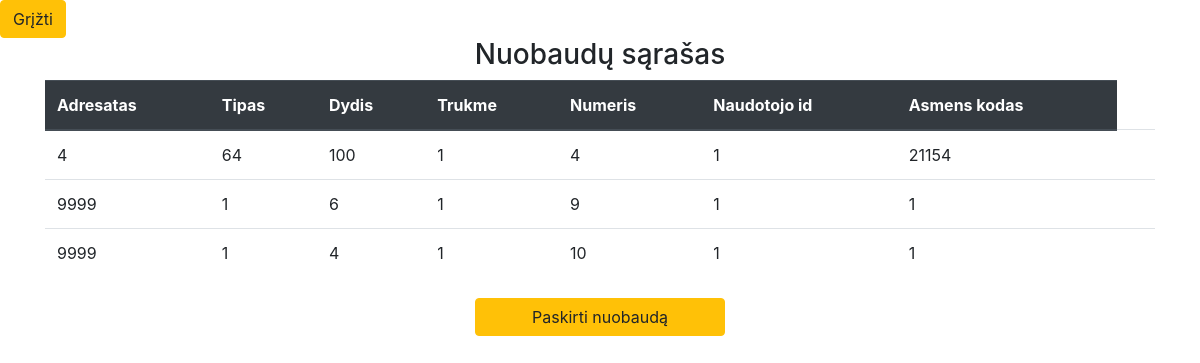
Page /Personalo-administravimas/index.php?psl=nuobauduPaskyrimas on the committed database.
### tables this page shows
CREATE TABLE `nuobauda` (
  `adresatas` varchar(255) DEFAULT NULL,
  `tipas` varchar(255) DEFAULT NULL,
  `dydis` float DEFAULT NULL,
  `trukme` varchar(255) DEFAULT NULL,
  `numeris` int(11) NOT NULL,
  `fk_Atsakingas_darbuotojasasmens_kodas` int(11) NOT NULL,
  `fk_Naudotojasid_Naudotojas` int(11) NOT NULL
);

### Personalo-administravimas/Controllers/nuobauda_controller.php (called while the page is built, shortened)
<?php
require_once("../connection.php");
$stmt = $pdo->query("SELECT * from nuobauda");
$rows = $stmt->fetchAll(PDO::FETCH_ASSOC);
$nuobaudos = [];
foreach($rows as $row)
{
    $nuobauda = new Nuobauda();
    $nuobauda->adresatas = htmlentities($row["adresatas"]);
    $nuobauda->tipas = htmlentities($row["tipas"]);
    $nuobauda->trukme = htmlentities($row["trukme"]);
    $nuobauda->dydis = htmlentities($row["dydis"]);
    $nuobauda->numeris = htmlentities($row["numeris"]);
    $nuobauda->asmens_kodas = htmlentities($row["fk_Atsakingas_darbuotojasasmens_kodas"]);
    $nuobauda->naudotojo_id = htmlentities($row["fk_Naudotojasid_Naudotojas"]);
}

### Personalo-administravimas/Views/nuobaudu_paskyrimas.php (the view, shortened to what this page needs)
<?php
require_once("Controllers/nuobauda_controller.php");
?>
<?php
$page= $_GET['act'];
	if($page == "") {?>
	<h3 class="header">Nuobaudų sąrašas</h3>
    <div class="container">
        <?php if (count($nuobaudos) > 0): ?>
        <table class="table">
            <thead class="thead-dark">
                <tr>
                    <th scope="col">Adresatas</th><th scope="col">Tipas</th><th scope="col">Dydis</th><th scope="col">Trukme</th>
                    <th scope="col">Numeris</th><th scope="col">Naudotojo id</th><th scope="col">Asmens kodas</th>
                </tr>
            </thead>
            <tbody>
                <?php
                foreach($nuobaudos as $ad)
                {
                    echo "<tr><td>";
                    echo $ad->adresatas;
                    echo "</td><td>";
                    echo $ad->tipas;
                    echo "</td><td>";
                    echo $ad->dydis;
                    echo "</td><td>";
					 echo $ad->trukme;
                    echo "</td><td>";
                    echo $ad->numeris;
                    echo "</td><td>";
                    echo $ad->naudotojo_id;
                    echo "</td><td>";
                    echo $ad->asmens_kodas;
                    echo "</td><td>";
				   echo "</td></tr>";
                }
                ?>
            </tbody>
        </table>
        <?php else: ?>
        <?php endif; ?>
    </div><div class="container">
        <ul class="list-unstyled">
            <li><a href="?psl=nuobauduPaskyrimas&act=paskirtiNuobauda" class="btn btn-warning funkcijos">Paskirti nuobaudą</a></li>
        </ul>
    </div>
	<?php }
	?>

### Personalo-administravimas/index.php (style rules this page uses)
html, body { height: 100%; }
.container { display: flex; justify-content: center; align-items: center; }
.header { text-align: center; }
.funkcijos { margin: 5px; width: 250px; }

### rows in the picture
nuobauda: adresatas "4", tipas "64", dydis "100", trukme "1", numeris "4", fk_Naudotojasid_Naudotojas "1", fk_Atsakingas_darbuotojasasmens_kodas "21154"
nuobauda: adresatas "9999", tipas "1", dydis "6", trukme "1", numeris "9", fk_Naudotojasid_Naudotojas "1", fk_Atsakingas_darbuotojasasmens_kodas "1"
nuobauda: adresatas "9999", tipas "1", dydis "4", trukme "1", numeris "10", fk_Naudotojasid_Naudotojas "1", fk_Atsakingas_darbuotojasasmens_kodas "1"
